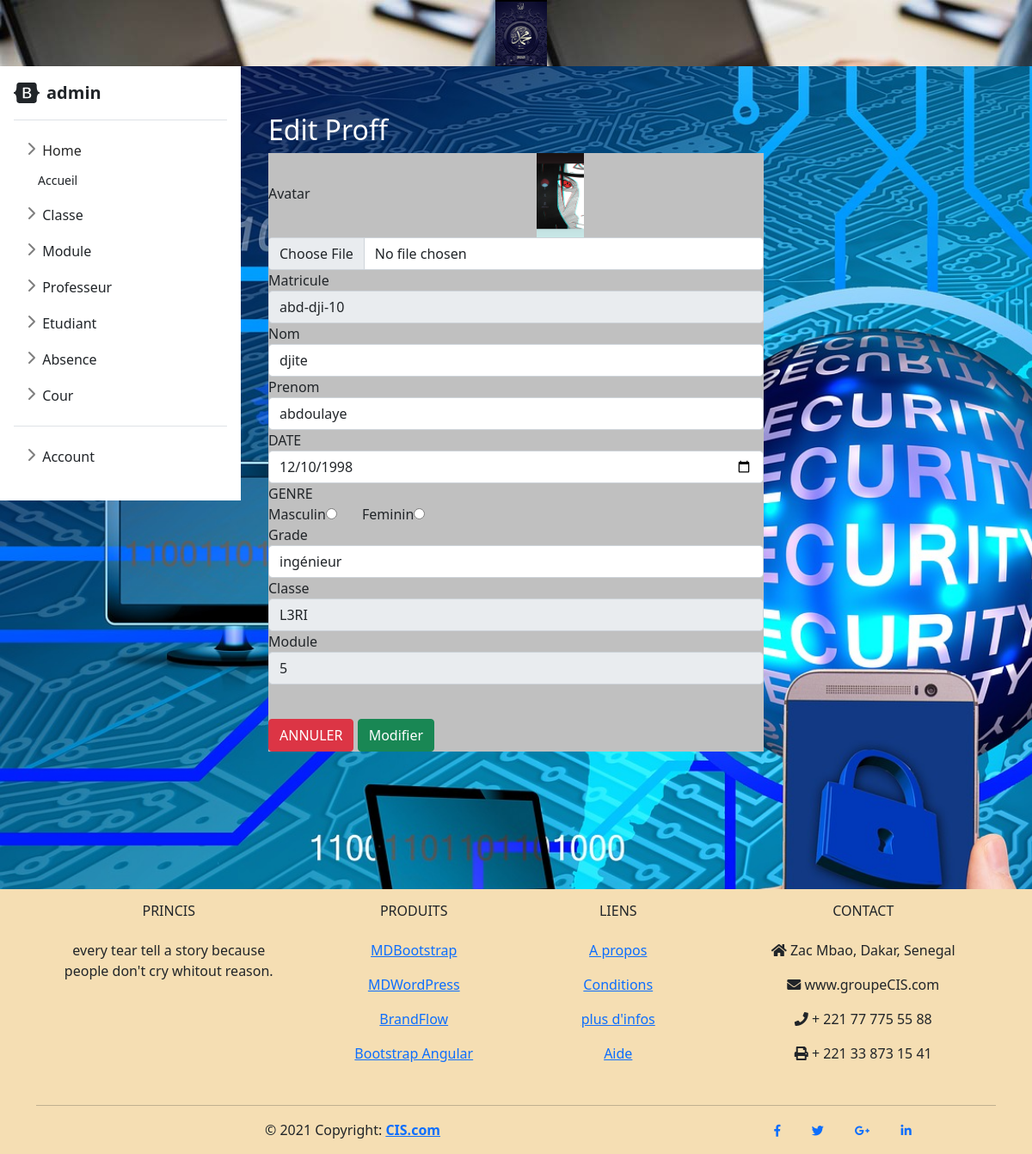
Page /?page=editproff&ok=abd-dji-10 (signed in) on the committed database.
### tables this page shows
CREATE TABLE `professeur` (
  `matriculeP` varchar(50) NOT NULL,
  `nomP` varchar(30) NOT NULL,
  `prenomP` varchar(50) NOT NULL,
  `dateNaissance` date NOT NULL,
  `sexe` varchar(3) NOT NULL,
  `grade` varchar(30) NOT NULL,
  `libelle` varchar(30) NOT NULL,
  `idM` int(11) NOT NULL,
  `avatar` varchar(100) NOT NULL
);

### Model/proff.php (called while the page is built, shortened)
<?php
    function getProffByid($matriculeP){
        $sql = "SELECT * FROM professeur WHERE matriculeP='$matriculeP'";
        return executeSQL($sql);
    }
?>

### Model/db.php (called while the page is built)
<?php
    function getConnexion(){
        $host="localhost";
        $user="root";
        $password="";
        $dbname="projet";
        $con = mysqli_connect($host,$user,$password,$dbname);
        return $con;
    }
    function executeSQL($sql){
        $exe = mysqli_query(getConnexion(),$sql);
        return $exe;
    }
?>

### View/professeur/editproff.php (the view, shortened to what this page needs)
<!DOCTYPE html>
<html lang="en">
    <head>
        <link rel="stylesheet" href="../../style/bootstrap-5.0.0-beta2-dist/css/bootstrap.min.css">
        <link rel="stylesheet" href="https://cdnjs.cloudflare.com/ajax/libs/font-awesome/5.1.1/css/all.css">
    </head>
    <body>
        <div class="container col-md-6 col-md-offset-3" style="margin-top: -450px;">
            <div class="panel panel-info">
                <div class="panel panel-heading"><h2 style="color: white;">Edit Proff</h2></div>
                <div class="panel-body" style="background:silver;">
                    <form action="controller/proff.php" method="POST" enctype="multipart/form-data">
                        <div class="form-group">
                            <label class="control-label">Avatar</label>
                            <img src="avatar/<?php echo $link[8];?>" style="margin-left: 45%;" width="55px" alt="">
                            <input type="file" value="<?= $link[8];?>" class="form-control" name="avatar">
                        </div>
                        <div class="form-group">
                            <label class="control-label">Matricule</label>
                            <input type="text" value="<?php echo $link[0];?>" readonly="readonly" class="form-control" name="matriculeP">
                        </div>
                        <div class="form-group">
                            <label class="control-label">Nom</label>
                            <input type="text" required="required" value="<?php echo $link[1];?>" class="form-control" name="nomP">
                        </div>
                        <div class="form-group">
                            <label class="control-label">Prenom</label>
                            <input type="text" required="required" value="<?php echo $link[2];?>" class="form-control" name="prenomP">
                        </div>
                        <div class="form-group">
                            <label class="control-label">DATE</label>
                            <input type="date" required="required" value="<?php echo $link[3];?>" class="form-control" name="dateNaissance">
                        </div>
                        <div class="form-group">
                            <label class="control-label">GENRE</label>
                            <br>
                            Masculin<input type="radio" value="M" name="sexe"> &nbsp;&nbsp;&nbsp;&nbsp;&nbsp;
    				        Feminin<input type="radio" value="F" name="sexe">
                        </div>
                        <div class="form-group">
                            <label class="control-label">Grade</label>
                            <input type="text" required="required" value="<?php echo $link[5];?>" class="form-control" name="grade">
                        </div>
                        <div class="form-group">
                            <label for="" class="control-label">Classe</label>
                            <input type="text" required="required" name="libelle" class="form-control" value="<?php echo $link[6];?>" readonly>
                        </div>
                        <div class="form-group">
                            <label for="" class="control-label">Module</label>
                            <input type="text" required="required" name="idM" class="form-control" readonly value="<?php echo $link[7];?>">
                        </div>
                        <p>&nbsp;</p>
                        <button class="btn btn-danger" type="reset" name="an">ANNULER</button>
                        <button class="btn btn-success" type="submit" name="mo">Modifier</button>
                    </form>
                </div>
            </div>
        </div>
    </body>
</html>

### Style/sidebars.css (style rules this page uses)
body { min-height: 100vh; min-height: -webkit-fill-available; }
html { height: -webkit-fill-available; }

### rows in the picture
professeur: avatar (picture), matriculeP "abd-dji-10", nomP "djite", prenomP "abdoulaye", dateNaissance "12/10/1998", grade "ingénieur", libelle "L3RI", idM "5"

### other values in the picture
$_SESSION['login'] "admin"
